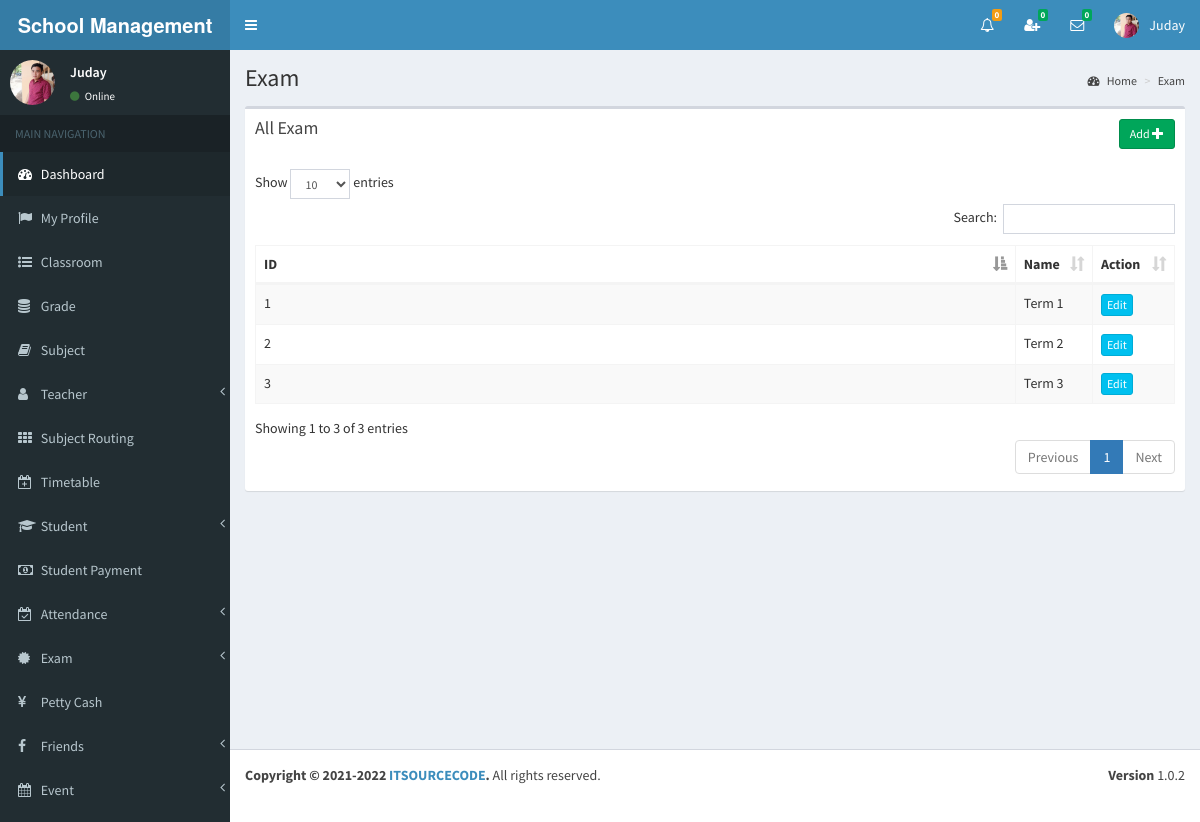
The app's page /view/exam.php (signed in) with its own data.
### tables this page shows
CREATE TABLE `exam` (
  `id` int(11) NOT NULL,
  `name` varchar(255) NOT NULL
);

### view/exam.php (the view, shortened to what this page needs)
<?php include_once('head.php'); ?>
<?php include_once('header_admin.php'); ?>
<?php include_once('sidebar.php'); ?>
<div class="content-wrapper">
    <section class="content-header">
    	<h1>
        	Exam
        </h1>
        <ol class="breadcrumb">
        	<li><a href="#"><i class="fa fa-dashboard"></i> Home</a></li>
            <li><a href="#">Exam</a></li>
        </ol>
	</section>
	<section class="content" >
    	<div class="row" id="table1">
        	<div class="col-md-8">
            	<div class="box">
                	<div class="box-header">
                 		<a href="#modalInsertform" onClick="" class="btn btn-success btn-sm pull-right" data-id="<?php echo $row["id"]; ?>" data-toggle="modal">Add <span class="glyphicon glyphicon-plus"></span></a>
                  		<h3 class="box-title">All Exam</h3>
                	</div>
                	<div class="box-body table-responsive">
                		<table id="example1" class="table table-bordered table-striped">
                            <thead>
                                <th class="col-md-1">ID</th>
                                <th class="col-md-1">Name</th>
                                <th class="col-md-2">Action</th>
                            </thead>
                        	<tbody>
<?php
include_once('../controller/config.php');
$sql="SELECT * FROM exam";
$result=mysqli_query($conn,$sql);
$count = 0;
if(mysqli_num_rows($result) > 0) {
	while($row=mysqli_fetch_assoc($result)){
		$count++;
		$id=$row['id'];
?>
                                <tr>
                                    <td><?php echo $count; ?></td>
               <td id="td1_<?php echo $row['id']; ?>"><?php echo $row['name']; ?></td>
                                    <td>
<?php
$sql1="SELECT * FROM exam_timetable WHERE exam_id='$id'";
$result1=mysqli_query($conn,$sql1);
if(mysqli_num_rows($result1) > 0){
	$cant_remove1=1;
}else{
	$cant_remove1=0;
}
$sql2="SELECT * FROM student_exam WHERE exam_id='$id'";
$result2=mysqli_query($conn,$sql2);
if(mysqli_num_rows($result2) > 0){
	$cant_remove2=1;
}else{
	$cant_remove2=0;
}
if($cant_remove1 > 0 || $cant_remove2 > 0 ){
	echo '<a href="#modalUpdateform" onClick="showModal(this)" class="btn btn-info btn-xs" data-id="'.$id.'" data-toggle="modal">Edit</a>';
}else{
	echo '<a href="#modalUpdateform" onClick="showModal(this)" class="btn btn-info btn-xs" data-id="'.$id.'" data-toggle="modal">Edit</a>';
	echo ' <a href="#" class="confirm-delete btn btn-danger btn-xs"  data-id="'.$id.'">Delete</a>';
}
?>
                             		</td>
                            	</tr>
<?php } } ?>
                        	</tbody>
                    	</table>
                	</div>
            	</div>
        	</div>
    	</div>
	</section>
</div>
<?php include_once('footer.php');?>

### view/header_admin.php (shortened to what this page needs)
<body class="hold-transition skin-blue sidebar-mini" >
<div class="wrapper">
  <header class="main-header" >
    <a href="" class="logo">
      <span class="logo-lg"><strong>School Management System </strong></span>
    </a>
    <nav class="navbar navbar-static-top">
		<a href="#" class="sidebar-toggle" data-toggle="offcanvas" role="button">
       	</a>
		<div class="navbar-custom-menu">
			<ul class="nav navbar-nav">
              <li class="dropdown notifications-menu">
                <a href="#" class="dropdown-toggle" data-toggle="dropdown">
                  <i class="fa fa-bell-o"></i>
<?php
include_once('../controller/config.php');
$my_type=$_SESSION["type"];
if($my_type == 'Admin'){
	$sql1="SELECT COUNT(id) FROM main_notifications WHERE _isread='0'";
	$result1=mysqli_query($conn,$sql1);
	$row1=mysqli_fetch_assoc($result1);
	$notfi_count=$row1['COUNT(id)'];
?>
                  <span class="label label-warning"><?php echo $notfi_count; ?></span>
                </a>
              </li>
<?php }  ?>
<?php
include_once('../controller/config.php');
$my_index=$_SESSION["index_number"];
$my_type=$_SESSION["type"];
$sql="SELECT count(id)
      FROM my_friends
      WHERE my_index='$my_index' AND _status='Pending' AND _isread='0'";
$result=mysqli_query($conn,$sql);
$row=mysqli_fetch_assoc($result);
$unread_count=$row['count(id)'];
?>
              <li class="dropdown messages-menu"  id="friend_request">
              	<a href="#" class="dropdown-toggle" data-toggle="dropdown" onClick="showFriendRequest('<?php echo $my_index; ?>','<?php echo $my_type; ?>')">
                  <i class="fa fa-user-plus"></i>
                  <span class="label label-success"><?php echo $unread_count; ?></span>
                </a>
              </li>
<?php
include_once('../controller/config.php');
$my_index=$_SESSION["index_number"];
$unread_msg_count=0;
$sql="SELECT * FROM my_friends WHERE my_index='$my_index'";
$result=mysqli_query($conn,$sql);
while($row=mysqli_fetch_assoc($result)){
	$friend_index=$row['friend_index'];
	$sql1="SELECT count(id)
		  FROM online_chat
		  WHERE user_index='$friend_index' AND _isread='0'";
	$result1=mysqli_query($conn,$sql1);
	$row1=mysqli_fetch_assoc($result1);
	$unread_msg_count+=$row1['count(id)'];
}
?>
              <li class="dropdown messages-menu" id="unread_msg">
                <a href="#" class="dropdown-toggle" data-toggle="dropdown" >
                  <i class="fa fa-envelope-o"></i>
                  <span class="label label-success"><?php echo $unread_msg_count; ?></span>
                </a>
<?php
include_once('../controller/config.php');
$index=$_SESSION["index_number"];
$type=$_SESSION["type"];
$time='';
$file_path='';
	$sql="SELECT
           DISTINCT conversation_id,friend_index
           FROM
              my_friends
           WHERE
              	my_index='$index'
           ORDER BY
              conversation_id";
	$result=mysqli_query($conn,$sql);
	while($row=mysqli_fetch_assoc($result)){
		$conversation_id=$row['conversation_id'];
		$friend_index=$row['friend_index'];
		$sql3="SELECT * FROM my_friends WHERE conversation_id='$conversation_id' and friend_index='$friend_index'";
		$result3=mysqli_query($conn,$sql3);
		$row3=mysqli_fetch_assoc($result3);
		$friend_type=$row3['friend_type'];
		if($friend_type == "Admin"){
			$sql1="SELECT * FROM admin WHERE index_number='$friend_index'";
			$result1=mysqli_query($conn,$sql1);
			$row1=mysqli_fetch_assoc($result1);
			$friend_name=$row1['i_name'];
			$friend_image=$row1['image_name'];
		}
		if($friend_type == "Teacher"){
			$sql1="SELECT * FROM teacher WHERE index_number='$friend_index'";
			$result1=mysqli_query($conn,$sql1);
			$row1=mysqli_fetch_assoc($result1);
			$friend_name=$row1['i_name'];
			$friend_image=$row1['image_name'];
		}
		if($friend_type == "Student"){
			$sql1="SELECT * FROM student WHERE index_number='$friend_index'";
			$result1=mysqli_query($conn,$sql1);
			$row1=mysqli_fetch_assoc($result1);
			$friend_name=$row1['i_name'];
			$friend_image=$row1['image_name'];
		}
		$sql2="SELECT * FROM online_chat WHERE conversation_id='$conversation_id' ORDER BY id DESC LIMIT 1";
		$result2=mysqli_query($conn,$sql2);
		while($row2=mysqli_fetch_assoc($result2)){
			$last_msg=$row2['msg'];
			$msg_time=$row2['time'];
			$datetime1 = new DateTime($msg_time);
			$datetime2 = new DateTime();
			$interval = $datetime1->diff($datetime2);
			$year = $interval->format('%y y ');
			$month = $interval->format('%m m ');
			$days = $interval->format('%a d');
			$hours = $interval->format('%h h');
			$minutes = $interval->format('%i mins');
			$seconds = $interval->format('%s sec');
			if($year>0){
				$time=$year;
			}else if($month>0){
				$time=$month;
			}else if($days>0){
				$time=$days;
			}else if($hours>0){
				$time=$hours;
			}else if($minutes>0){
				$time=$minutes;
			}else{
				$time=$seconds;
			}
			if($type=="Admin"){
				$file_path="my_friends.php?do=showChatBox&my_index=$index&conversation_id=$conversation_id&friend_index=$friend_index&my_type=$type";
			}
			if($type=="Teacher"){
				$file_path="my_friends2.php?do=showChatBox&my_index=$index&conversation_id=$conversation_id&friend_index=$friend_index&my_type=$type";
			}
			if($type=="Student"){
				$file_path="my_friends1.php?do=showChatBox&my_index=$index&conversation_id=$conversation_id&friend_index=$friend_index&my_type=$type";
			}
?>
                      <li>
                        <a href="<?php echo $file_path; ?>" onClick="msgRead('<?php echo $index; ?>','<?php echo $conversation_id; ?>','<?php echo $friend_index; ?>','<?php echo $type; ?>')">
                          <div class="pull-left">
                            <img src="../<?php echo $friend_image; ?>" class="img-circle" alt="User Image">
                          </div>
                          <h4>
                            <?php echo $friend_name; ?>
                            <small><i class="fa fa-clock-o"></i> <?php echo $time; ?></small>
                          </h4>
                          <p><?php echo $last_msg; ?></p>
                        </a>
                      </li>
 <?php } } ?>
              </li>
<?php
include_once('../controller/config.php');
if($type=="Admin"){
	$sql="SELECT * FROM admin where index_number='$index'";
	$result=mysqli_query($conn,$sql);
	$row=mysqli_fetch_assoc($result);
}
?>
            	<li class="dropdown user user-menu">
                    <a href="#" class="dropdown-toggle" data-toggle="dropdown">
                      <img src="../<?php echo $row['image_name']; ?>" class="user-image" alt="User Image">
                      <span class="hidden-xs"><?php echo $row['i_name']; ?></span>
                    </a>
              </li>
            </ul>
        </div>
	</nav>
  </header>

### view/sidebar.php (shortened to what this page needs)
  <aside class="main-sidebar">
    <section class="sidebar">
<?php
include_once('../controller/config.php');
$index=$_SESSION["index_number"];
$sql="SELECT * FROM admin WHERE index_number='$index'";
$result=mysqli_query($conn,$sql);
$row=mysqli_fetch_assoc($result);
$name=$row['i_name'];
$image=$row['image_name'];
?>
      <div class="user-panel">
      	<div class="pull-left image">
        	<img src="../<?php echo $image; ?>" class="img-circle" alt="User Image">
        </div>
        <div class="pull-left info">
        	<p><?php echo $name; ?></p>
            <a href="#"><i class="fa fa-circle text-success"></i> Online</a>
        </div>
      </div>
      <ul class="sidebar-menu">
        <li class="header">MAIN NAVIGATION</li>
        <li class="active treeview">
          <a href="dashboard.php">
            <i class="fa fa-dashboard"></i> <span>Dashboard</span>
          </a>
        </li>
         <li>
          <a href="admin_profile.php">
            <i class="fa fa-flag"></i> <span>My Profile</span>
          </a>
        </li>
        <li>
          <a href="class_room.php">
            <i class="fa fa-list-ul"></i> <span>Classroom</span>
          </a>
        </li>
        <li>
          <a href="grade.php">
            <i class="fa fa-database"></i> <span>Grade</span>
          </a>
        </li>
        <li>
          <a href="subject.php">
            <i class="fa fa-book"></i> <span>Subject</span>
          </a>
        </li>
        <li class="treeview">
          <a href="#">
            <i class="fa fa-user" aria-hidden="true"></i>
            <span>Teacher</span>
            <span class="pull-right-container">
              <i class="fa fa-angle-left pull-right"></i>
            </span>
          </a>
        </li>
        <li>
          <a href="subject_routing.php">
            <i class="fa fa-th"></i> <span>Subject Routing</span>
          </a>
        </li>
        <li>
          <a href="timetable.php">
            <i class="fa fa-calendar-plus-o"></i> <span>Timetable</span>
          </a>
        </li>
        <li class="treeview">
          <a href="#">
            <i class="fa fa-graduation-cap"></i>
            <span>Student</span>
            <span class="pull-right-container">
              <i class="fa fa-angle-left pull-right"></i>
            </span>
          </a>
        </li>
        <li>
          <a href="student_payment.php">
            <i class="fa fa-money"></i> <span>Student Payment</span>
          </a>
        </li>
         <li class="treeview">
          <a href="#">
            <i class="fa fa-calendar-check-o"></i>
            <span>Attendance</span>
            <span class="pull-right-container">
              <i class="fa fa-angle-left pull-right"></i>
            </span>
          </a>
        </li>
        <li class="treeview">
          <a href="#">
            <i class="fa fa-certificate"></i>
            <span>Exam</span>
            <span class="pull-right-container">
              <i class="fa fa-angle-left pull-right"></i>
            </span>
          </a>
        </li>
        <li>
          <a href="petty_cash.php">
            <i class="fa fa-yen"></i> <span>Petty Cash</span>
          </a>
        </li>
        <li class="treeview">
          <a href="#">
            <i class="fa fa-facebook"></i>
            <span>Friends</span>
            <span class="pull-right-container">
              <i class="fa fa-angle-left pull-right"></i>
            </span>
          </a>
        </li>
        <li class="treeview">
          <a href="#">
            <i class="fa fa-calendar"></i>
            <span>Event</span>
            <span class="pull-right-container">
              <i class="fa fa-angle-left pull-right"></i>
            </span>
          </a>
        </li>
      </ul>
    </section>
  </aside>

### view/exam.php (style rules this page uses)
@media only screen and (max-width: 1200px) { [class*="col-"] { width: 100%; } }

### records on screen
exam: name "Term 1"
exam: name "Term 2"
exam: name "Term 3"

### other values on screen
$notfi_count "0"
$unread_count "0"
$unread_msg_count "0"
$row['i_name'] "Juday"
$name "Juday"
